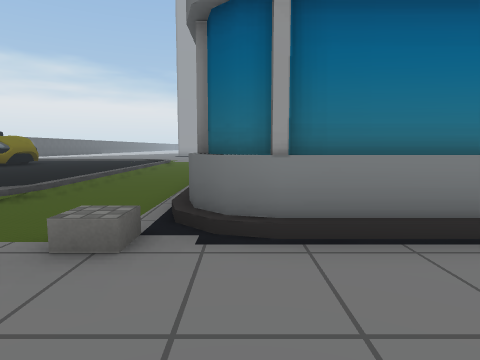
[1] (above)

24 first-person views from a walk through a Unity game level. The camera is 1.5 m above the floor, tilts 6° down and sees 75° across. The floor is counted in squares, 2 m on a side. Each view is taken from the middle of a square. On the plan, view 1 faces up. The plan holds only what a view shows up to about 10 squares ahead; the rest is blank. The place goes on beyond the plan. The player is left out. Some surface patterns are stand-ins.

[2]
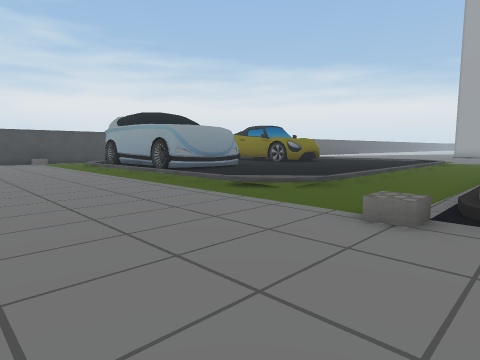

[3]
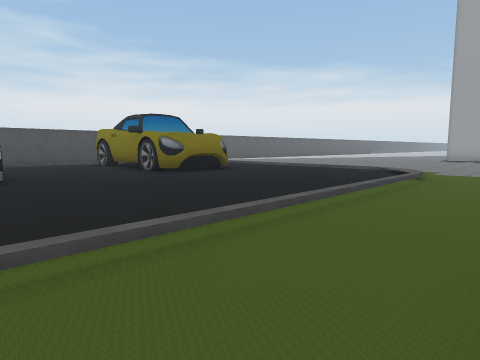

[4]
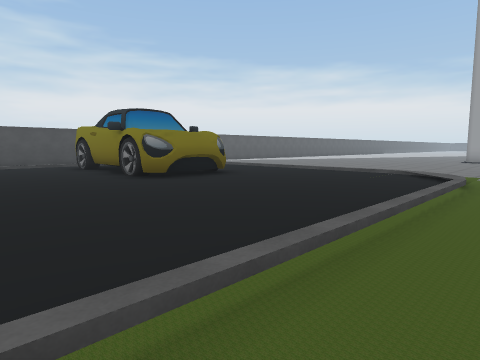

[5]
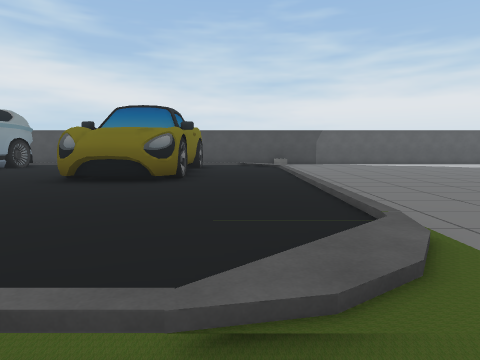

[6]
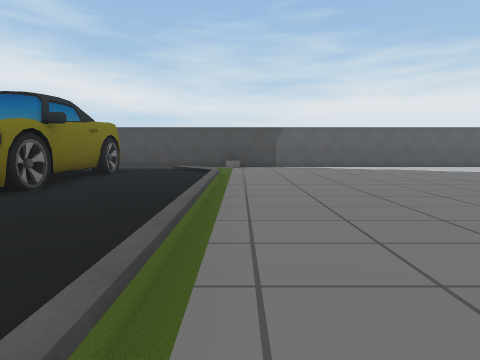

[7]
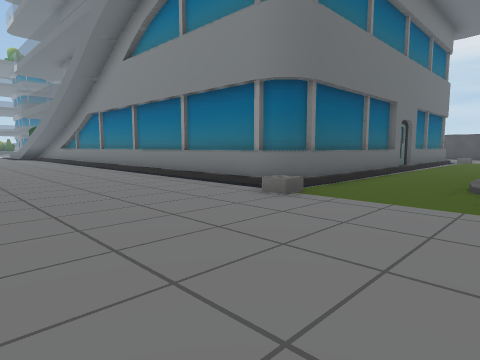

[8]
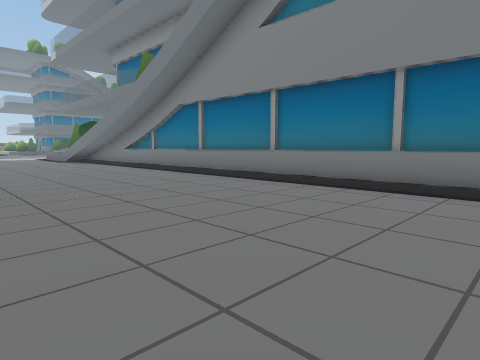

[9]
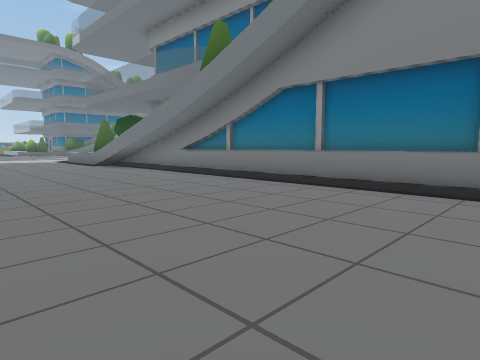

[10]
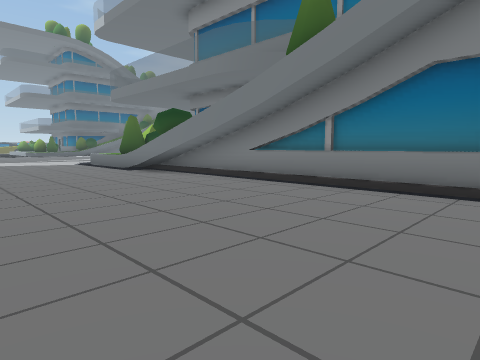

[11]
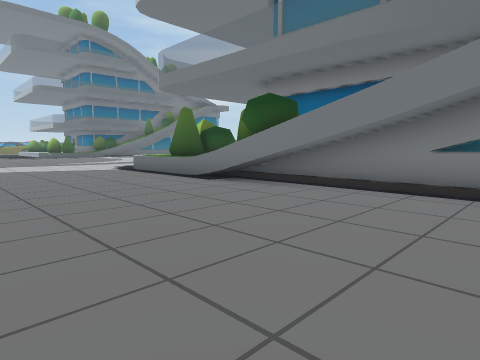

[12]
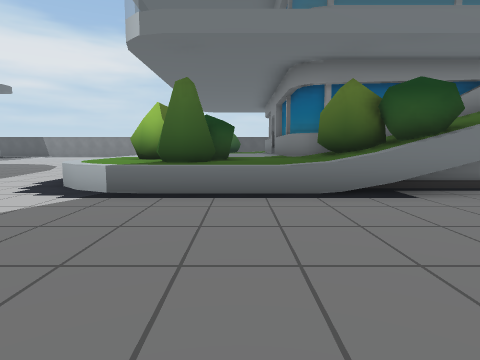

[13]
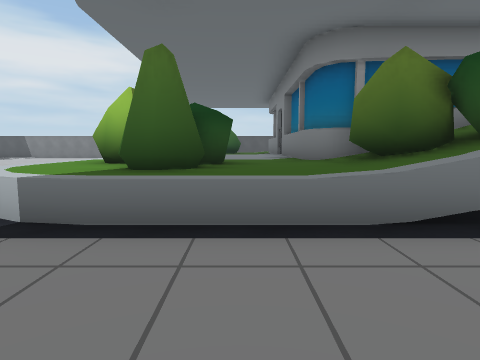

[14]
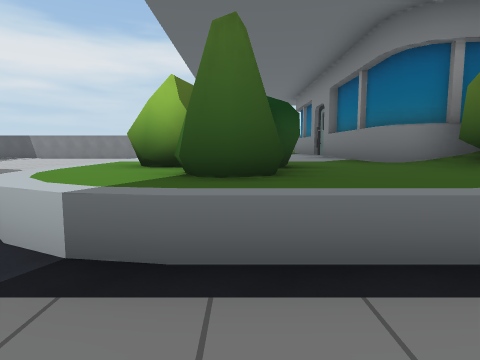

[15]
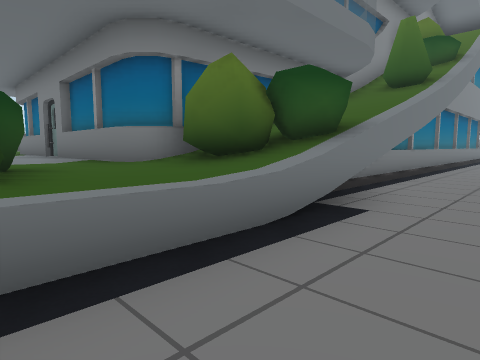

[16]
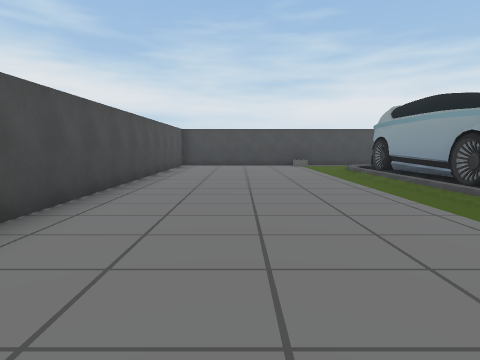

[17]
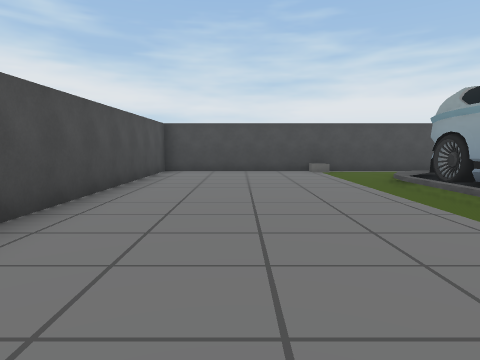

[18]
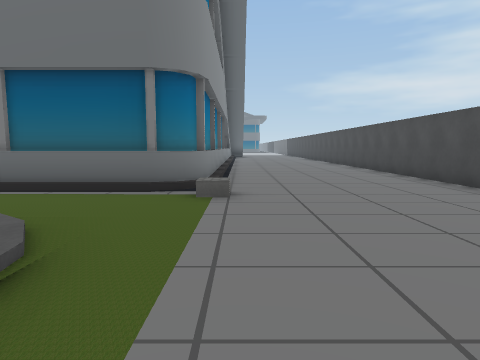

[19]
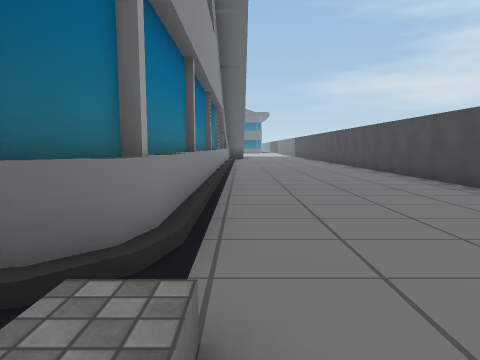

[20]
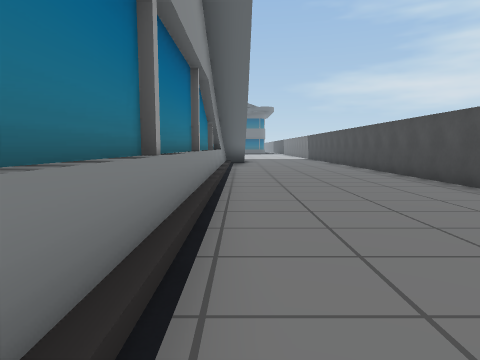

[21]
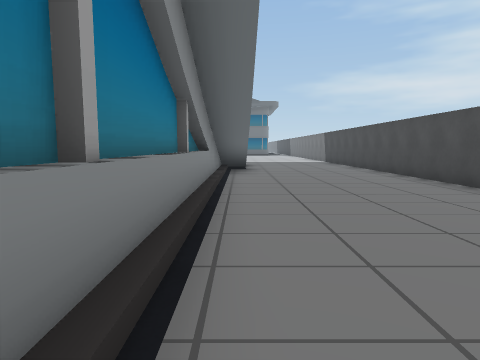

[22]
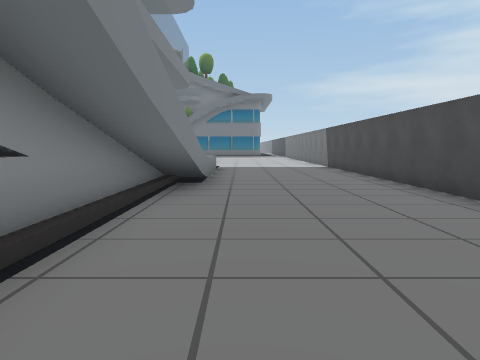

[23]
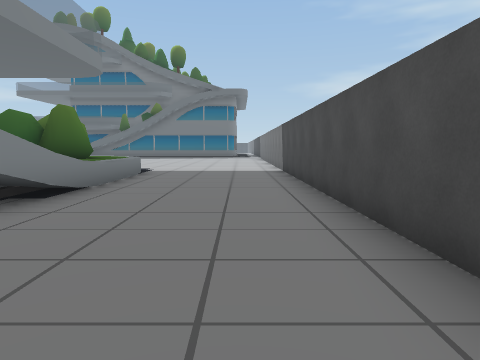

[24]
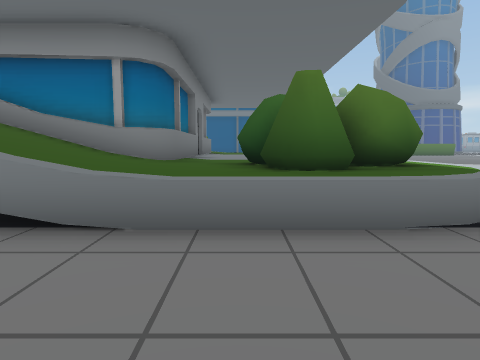

### Floor plan
Key: @ floor where view 1 was taken; # wall or solid block; . main floor; : floor 0.25 m higher than the main floor; / step, stairs or slope; ^ raised ledge; O other object.
Columns run from 16 left of view 1 to 23 right of it. Each row starts with its distance up from view 1.
 21   .....          ................   .
 20   ......    ...........................
 19   ........  ............................
 18   ......................................
 17   ......................................
 16   .............................###^^^^^.
 15   O.O.O.O.O.O...###################^^#^^
 14    ............/#                 #^^#^^
 13   O.O::O:::OOO./#                 ^^^ #^
 12    ######:::O../#                  ^^  ^
 11   O######::OOO./#                  ^^
 10    OO::O::::OO./#                  ^^
  9   OOO::::::OOO./#                  ^^
  8     /::::::/O../                   ^^
  7     O#:O#::/.../                   ^^
  6 #       #::OOO./#                  ^^
  5 #    ####/OOO../#                 ^^^  ^
  4 #...O#.OO.OOOO./#                ^^^^##^
  3 #.........O.O...#################^^^^#^^
  2 #..............................##^^^^^^.
  1 #.......................................
  0 #...............@.......................
 -1 #.......................................
 -2 #...........   .........................
 -3 ###########     ########################

Where each view was taken, in squares from view 1:
view 1: 0 up, 0 right, facing up
view 2: 1 down, 0 right, facing up-left
view 3: 6 up, 1 left, facing up-left
view 4: 7 up, 2 left, facing up-left
view 5: 14 up, 2 left, facing left
view 6: 16 up, 4 left, facing left
view 7: 20 up, 4 left, facing down-right
view 8: 21 up, 1 right, facing down-right
view 9: 21 up, 5 right, facing down-right
view 10: 21 up, 8 right, facing down-right
view 11: 21 up, 12 right, facing down-right
view 12: 21 up, 20 right, facing down
view 13: 19 up, 20 right, facing down
view 14: 18 up, 21 right, facing down
view 15: 18 up, 21 right, facing down-left
view 16: 0 up, 3 left, facing left
view 17: 0 up, 6 left, facing left
view 18: 2 up, 6 left, facing right
view 19: 2 up, 2 left, facing right
view 20: 2 up, 3 right, facing right
view 21: 2 up, 7 right, facing right
view 22: 1 up, 11 right, facing right
view 23: 1 down, 13 right, facing right
view 24: 1 down, 20 right, facing up
